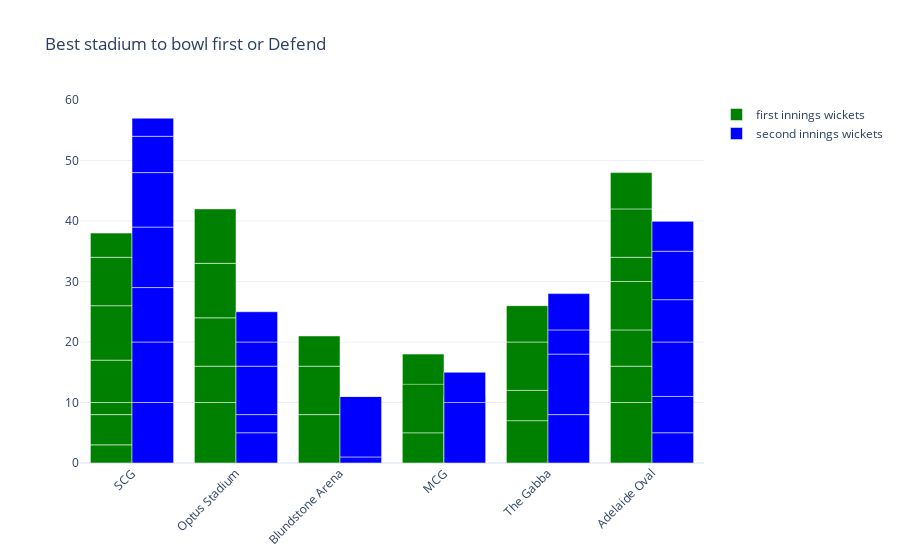

Here is the notebook cell this chart was saved with:
### Markdown cell above
So SCG was the only stadium in the world cup that was best for batting first. Other stadiums didn’t make much difference while batting first or chasing

### Code cell
#Now let’s compare the number of wickets lost in the first innings and second innings in 
#every stadium of the t20 world cup 2022:
fig=go.Figure()
fig.add_trace(go.Bar(
    x=df['venue'],
    y=df['first innings wickets'],
    name='first innings wickets',
    marker_color='green'
))
fig.add_trace(go.Bar(
    x=df['venue'],
    y=df['second innings wickets'],
    name='second innings wickets',
    marker_color='blue'
))
fig.update_layout(barmode='group',
                 xaxis_tickangle=-45,
                 title='Best stadium to bowl first or Defend')
fig.show()

### Figure 1 — Plotly figure (JSON) as saved in the notebook; plotly's stock layout.template omitted (floating-point values rounded to 4 significant figures)
{"data": [{"marker": {"color": "green"}, "name": "first innings wickets", "type": "bar", "x": ["SCG", "Optus Stadium", "Blundstone Arena", "MCG", "Blundstone Arena", "Blundstone Arena", "Optus Stadium", "MCG", "MCG", "SCG", "SCG", "Optus Stadium", "MCG", "MCG", "SCG", "The Gabba", "Optus Stadium", "Optus Stadium", "The Gabba", "The Gabba", "The Gabba", "Adelaide Oval", "Adelaide Oval", "SCG", "Adelaide Oval", "Adelaide Oval", "SCG", "Adelaide Oval", "Adelaide Oval", "MCG", "SCG", "Adelaide Oval", "MCG"], "y": [3, 10, 8, 8, 8, 5, 6, 10, null, 5, 2, 8, null, null, 7, 7, 9, 9, 5, 8, 6, 10, 6, 9, 6, 8, 8, 4, 8, 5, 4, 6, 8]}, {"marker": {"color": "blue"}, "name": "second innings wickets", "type": "bar", "x": ["SCG", "Optus Stadium", "Blundstone Arena", "MCG", "Blundstone Arena", "Blundstone Arena", "Optus Stadium", "MCG", "MCG", "SCG", "SCG", "Optus Stadium", "MCG", "MCG", "SCG", "The Gabba", "Optus Stadium", "Optus Stadium", "The Gabba", "The Gabba", "The Gabba", "Adelaide Oval", "Adelaide Oval", "SCG", "Adelaide Oval", "Adelaide Oval", "SCG", "Adelaide Oval", "Adelaide Oval", "MCG", "SCG", "Adelaide Oval", "MCG"], "y": [10, 5, 1, 6, 10, 0, 3, 5, null, 10, 9, 8, null, null, 10, 8, 4, 5, 10, 4, 6, 5, 6, 9, 9, 7, 6, 8, 5, 10, 3, 0, 5]}], "layout": {"barmode": "group", "title": {"text": "Best stadium to bowl first or Defend"}, "xaxis": {"tickangle": -45}}}
